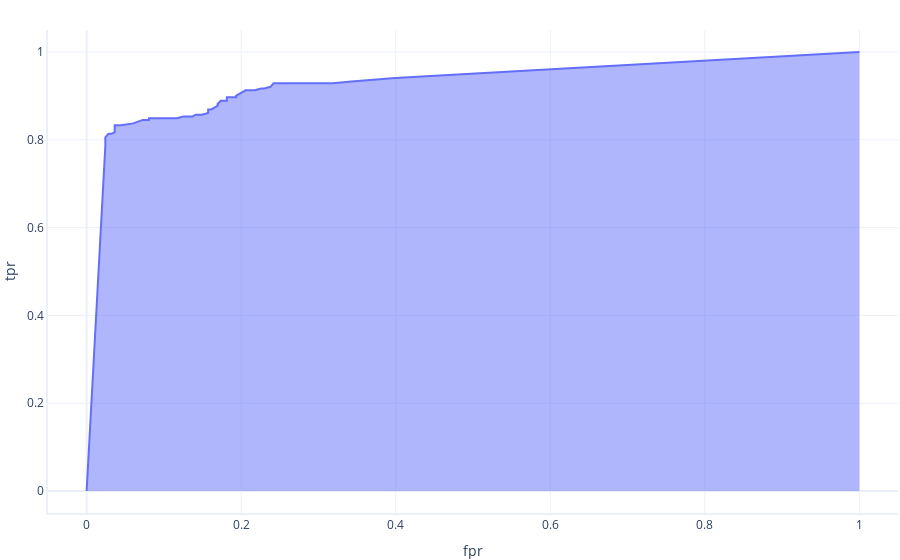

The notebook cell saved with this chart:
### Markdown cell above
We can see our model does better than chance (it's not a diagonal line). Our table shows the false positive rate (_fpr_) and true positive rate (_tpr_) for each threshold.

Let's repeat this for our random-forest model:

### Code cell
# Don't worry about this lambda function. It simply reorganizes 
# the data into the shape expected by the random forest model, 
# and calls predict_proba, which gives us predicted probabilities
# that the label is 'hiker'
predict_with_random_forest = lambda x: random_forest.predict_proba(np.array(x).reshape(-1, 1))[:,1]

# Create the ROC curve
fig, thresholds_rf = create_roc_curve(predict_with_random_forest, test, "motion")

# Uncomment the line below if you would like to see the area under the curve
fig.update_traces(fill="tozeroy")

fig.show()

# Show the table of results
thresholds_lr

### Figure 1 — Plotly figure (JSON) as saved in the notebook; plotly's stock layout.template omitted (floating-point values rounded to 4 significant figures)
{"data": [{"fill": "tozeroy", "hovertemplate": "fpr=%{x}<br>tpr=%{y}<extra></extra>", "legendgroup": "", "marker": {"color": "#636efa", "size": 17, "symbol": "circle"}, "mode": "lines", "name": "", "orientation": "v", "showlegend": false, "type": "scatter", "x": [1, 0.3992, 0.3427, 0.3185, 0.3024, 0.2782, 0.2742, 0.2661, 0.2581, 0.254, 0.25, 0.2419, 0.2379, 0.2298, 0.2258, 0.2258, 0.2177, 0.2177, 0.2137, 0.2097, 0.2097, 0.2097, 0.2097, 0.2056, 0.1976, 0.1935, 0.1935, 0.1935, 0.1895, 0.1895, 0.1815, 0.1815, 0.1815, 0.1734, 0.1694, 0.1694, 0.1694, 0.1653, 0.1653, 0.1653, 0.1613, 0.1573, 0.1573, 0.1573, 0.1573, 0.1573, 0.1573, 0.1573, 0.1573, 0.1573, 0.1573, 0.1573, 0.1573, 0.1573, 0.1573, 0.1573, 0.1573, 0.1492, 0.1411, 0.1411, 0.1371, 0.1331, 0.1331, 0.1331, 0.125, 0.1169, 0.1129, 0.08065, 0.08065, 0.07258, 0.06048, 0.04839, 0.04435, 0.04435, 0.04435, 0.04435, 0.03629, 0.03629, 0.03629, 0.03629, 0.03629, 0.03629, 0.03226, 0.03226, 0.03226, 0.03226, 0.03226, 0.03226, 0.03226, 0.03226, 0.03226, 0.02823, 0.02823, 0.02823, 0.02823, 0.02823, 0.02419, 0.02419, 0.02419, 0.02419, 0.02419, 0.02419, 0, 0], "xaxis": "x", "y": [1, 0.9405, 0.9325, 0.9286, 0.9286, 0.9286, 0.9286, 0.9286, 0.9286, 0.9286, 0.9286, 0.9286, 0.9206, 0.9167, 0.9167, 0.9167, 0.9127, 0.9127, 0.9127, 0.9127, 0.9127, 0.9127, 0.9127, 0.9127, 0.9048, 0.9008, 0.9008, 0.8968, 0.8968, 0.8968, 0.8968, 0.8889, 0.8889, 0.8889, 0.881, 0.877, 0.877, 0.873, 0.873, 0.873, 0.869, 0.869, 0.869, 0.869, 0.869, 0.869, 0.8611, 0.8611, 0.8611, 0.8611, 0.8611, 0.8611, 0.8611, 0.8611, 0.8611, 0.8611, 0.8611, 0.8571, 0.8571, 0.8571, 0.8532, 0.8532, 0.8532, 0.8532, 0.8532, 0.8492, 0.8492, 0.8492, 0.8452, 0.8452, 0.8373, 0.8333, 0.8333, 0.8333, 0.8333, 0.8333, 0.8333, 0.8254, 0.8254, 0.8214, 0.8175, 0.8175, 0.8135, 0.8135, 0.8135, 0.8135, 0.8135, 0.8135, 0.8135, 0.8135, 0.8135, 0.8135, 0.8135, 0.8135, 0.8135, 0.8135, 0.8056, 0.8016, 0.7937, 0.7937, 0.7937, 0.7857, 0, 0], "yaxis": "y"}], "layout": {"legend": {"tracegroupgap": 0}, "xaxis": {"anchor": "y", "domain": [0, 1], "range": [-0.05, 1.05], "title": {"text": "fpr"}}, "yaxis": {"anchor": "x", "domain": [0, 1], "range": [-0.05, 1.05], "title": {"text": "tpr"}}}}
